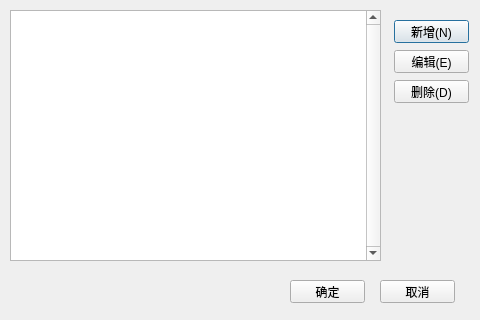
<?xml version="1.0" encoding="UTF-8"?>
<ui version="4.0">
 <class>PresetDiagnosisDialog</class>
 <widget class="QDialog" name="PresetDiagnosisDialog">
  <property name="geometry">
   <rect>
    <x>0</x>
    <y>0</y>
    <width>480</width>
    <height>320</height>
   </rect>
  </property>
  <property name="minimumSize">
   <size>
    <width>480</width>
    <height>320</height>
   </size>
  </property>
  <property name="maximumSize">
   <size>
    <width>480</width>
    <height>320</height>
   </size>
  </property>
  <property name="windowTitle">
   <string>预设诊断信息</string>
  </property>
  <widget class="QListView" name="presetDiagnosisListView">
   <property name="geometry">
    <rect>
     <x>10</x>
     <y>10</y>
     <width>371</width>
     <height>251</height>
    </rect>
   </property>
   <property name="verticalScrollBarPolicy">
    <enum>Qt::ScrollBarAlwaysOn</enum>
   </property>
   <property name="horizontalScrollBarPolicy">
    <enum>Qt::ScrollBarAlwaysOff</enum>
   </property>
   <property name="editTriggers">
    <set>QAbstractItemView::NoEditTriggers</set>
   </property>
   <property name="batchSize">
    <number>10</number>
   </property>
  </widget>
  <widget class="QPushButton" name="newButton">
   <property name="geometry">
    <rect>
     <x>394</x>
     <y>20</y>
     <width>75</width>
     <height>23</height>
    </rect>
   </property>
   <property name="text">
    <string>新增(N)</string>
   </property>
   <property name="shortcut">
    <string>N</string>
   </property>
  </widget>
  <widget class="QPushButton" name="editButton">
   <property name="geometry">
    <rect>
     <x>394</x>
     <y>50</y>
     <width>75</width>
     <height>23</height>
    </rect>
   </property>
   <property name="text">
    <string>编辑(E)</string>
   </property>
   <property name="shortcut">
    <string>E</string>
   </property>
  </widget>
  <widget class="QPushButton" name="deleteButton">
   <property name="geometry">
    <rect>
     <x>394</x>
     <y>80</y>
     <width>75</width>
     <height>23</height>
    </rect>
   </property>
   <property name="text">
    <string>删除(D)</string>
   </property>
   <property name="shortcut">
    <string>D</string>
   </property>
  </widget>
  <widget class="QPushButton" name="acceptButton">
   <property name="geometry">
    <rect>
     <x>290</x>
     <y>280</y>
     <width>75</width>
     <height>23</height>
    </rect>
   </property>
   <property name="text">
    <string>确定</string>
   </property>
  </widget>
  <widget class="QPushButton" name="cancelButton">
   <property name="geometry">
    <rect>
     <x>380</x>
     <y>280</y>
     <width>75</width>
     <height>23</height>
    </rect>
   </property>
   <property name="text">
    <string>取消</string>
   </property>
  </widget>
 </widget>
 <resources/>
 <connections>
  <connection>
   <sender>acceptButton</sender>
   <signal>clicked()</signal>
   <receiver>PresetDiagnosisDialog</receiver>
   <slot>accept()</slot>
   <hints>
    <hint type="sourcelabel">
     <x>328</x>
     <y>292</y>
    </hint>
    <hint type="destinationlabel">
     <x>268</x>
     <y>295</y>
    </hint>
   </hints>
  </connection>
  <connection>
   <sender>cancelButton</sender>
   <signal>clicked()</signal>
   <receiver>PresetDiagnosisDialog</receiver>
   <slot>reject()</slot>
   <hints>
    <hint type="sourcelabel">
     <x>427</x>
     <y>286</y>
    </hint>
    <hint type="destinationlabel">
     <x>440</x>
     <y>261</y>
    </hint>
   </hints>
  </connection>
 </connections>
</ui>
